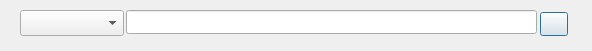
<?xml version="1.0" encoding="UTF-8"?>
<ui version="4.0">
 <class>Dialog</class>
 <widget class="QDialog" name="Dialog">
  <property name="geometry">
   <rect>
    <x>0</x>
    <y>0</y>
    <width>592</width>
    <height>51</height>
   </rect>
  </property>
  <property name="windowTitle">
   <string>Set gobal filter</string>
  </property>
  <widget class="QLineEdit" name="editFilter">
   <property name="geometry">
    <rect>
     <x>126</x>
     <y>10</y>
     <width>411</width>
     <height>24</height>
    </rect>
   </property>
   <property name="sizePolicy">
    <sizepolicy hsizetype="Fixed" vsizetype="Fixed">
     <horstretch>0</horstretch>
     <verstretch>0</verstretch>
    </sizepolicy>
   </property>
   <property name="minimumSize">
    <size>
     <width>200</width>
     <height>24</height>
    </size>
   </property>
  </widget>
  <widget class="QPushButton" name="btFilter">
   <property name="geometry">
    <rect>
     <x>540</x>
     <y>12</y>
     <width>28</width>
     <height>24</height>
    </rect>
   </property>
   <property name="sizePolicy">
    <sizepolicy hsizetype="Fixed" vsizetype="Fixed">
     <horstretch>0</horstretch>
     <verstretch>0</verstretch>
    </sizepolicy>
   </property>
   <property name="minimumSize">
    <size>
     <width>28</width>
     <height>24</height>
    </size>
   </property>
   <property name="maximumSize">
    <size>
     <width>28</width>
     <height>24</height>
    </size>
   </property>
   <property name="toolTip">
    <string>Filter content</string>
   </property>
   <property name="text">
    <string/>
   </property>
   <property name="icon">
    <iconset resource="AndroidBoy.qrc">
     <normaloff>:/icon/icons/bt_fliter.svg</normaloff>:/icon/icons/bt_fliter.svg</iconset>
   </property>
  </widget>
  <widget class="QComboBox" name="cbLogLevel">
   <property name="geometry">
    <rect>
     <x>20</x>
     <y>10</y>
     <width>104</width>
     <height>26</height>
    </rect>
   </property>
   <property name="sizePolicy">
    <sizepolicy hsizetype="Fixed" vsizetype="Fixed">
     <horstretch>0</horstretch>
     <verstretch>0</verstretch>
    </sizepolicy>
   </property>
   <property name="minimumSize">
    <size>
     <width>100</width>
     <height>24</height>
    </size>
   </property>
  </widget>
 </widget>
 <resources>
  <include location="AndroidBoy.qrc"/>
 </resources>
 <connections/>
</ui>
